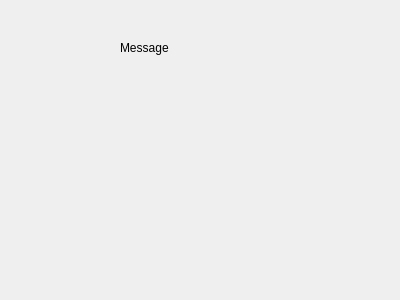
<?xml version="1.0" encoding="UTF-8"?>
<ui version="4.0">
 <class>Form</class>
 <widget class="QWidget" name="Form">
  <property name="geometry">
   <rect>
    <x>0</x>
    <y>0</y>
    <width>400</width>
    <height>300</height>
   </rect>
  </property>
  <property name="windowTitle">
   <string>Form</string>
  </property>
  <widget class="QLabel" name="label">
   <property name="geometry">
    <rect>
     <x>120</x>
     <y>40</y>
     <width>62</width>
     <height>16</height>
    </rect>
   </property>
   <property name="text">
    <string>Message</string>
   </property>
  </widget>
 </widget>
 <resources/>
 <connections/>
</ui>
